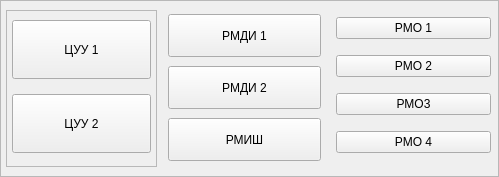
<ui version="4.0" >
 <class>ResFrame</class>
 <widget class="QFrame" name="ResFrame" >
  <property name="geometry" >
   <rect>
    <x>0</x>
    <y>0</y>
    <width>499</width>
    <height>177</height>
   </rect>
  </property>
  <property name="windowTitle" >
   <string>Frame</string>
  </property>
  <property name="frameShape" >
   <enum>QFrame::StyledPanel</enum>
  </property>
  <property name="frameShadow" >
   <enum>QFrame::Raised</enum>
  </property>
  <widget class="QPushButton" name="RmishButton" >
   <property name="geometry" >
    <rect>
     <x>168</x>
     <y>118</y>
     <width>153</width>
     <height>43</height>
    </rect>
   </property>
   <property name="text" >
    <string>РМИШ</string>
   </property>
  </widget>
  <widget class="QPushButton" name="Rmdi2Button" >
   <property name="geometry" >
    <rect>
     <x>168</x>
     <y>66</y>
     <width>153</width>
     <height>43</height>
    </rect>
   </property>
   <property name="text" >
    <string>РМДИ 2</string>
   </property>
  </widget>
  <widget class="QPushButton" name="Rmdi1Button" >
   <property name="geometry" >
    <rect>
     <x>168</x>
     <y>14</y>
     <width>153</width>
     <height>43</height>
    </rect>
   </property>
   <property name="text" >
    <string>РМДИ 1</string>
   </property>
  </widget>
  <widget class="QFrame" name="frame" >
   <property name="geometry" >
    <rect>
     <x>6</x>
     <y>10</y>
     <width>151</width>
     <height>157</height>
    </rect>
   </property>
   <property name="frameShape" >
    <enum>QFrame::StyledPanel</enum>
   </property>
   <property name="frameShadow" >
    <enum>QFrame::Raised</enum>
   </property>
   <widget class="QPushButton" name="CUU2Button" >
    <property name="geometry" >
     <rect>
      <x>6</x>
      <y>84</y>
      <width>139</width>
      <height>59</height>
     </rect>
    </property>
    <property name="text" >
     <string>ЦУУ 2</string>
    </property>
   </widget>
   <widget class="QPushButton" name="CUU1Button" >
    <property name="geometry" >
     <rect>
      <x>6</x>
      <y>10</y>
      <width>139</width>
      <height>59</height>
     </rect>
    </property>
    <property name="text" >
     <string>ЦУУ 1</string>
    </property>
   </widget>
  </widget>
  <widget class="QWidget" name="verticalLayoutWidget_4" >
   <property name="geometry" >
    <rect>
     <x>336</x>
     <y>8</y>
     <width>155</width>
     <height>157</height>
    </rect>
   </property>
   <layout class="QVBoxLayout" >
    <property name="margin" >
     <number>0</number>
    </property>
    <property name="spacing" >
     <number>7</number>
    </property>
    <item>
     <widget class="QPushButton" name="Rmo1Button" >
      <property name="text" >
       <string>РМО 1</string>
      </property>
     </widget>
    </item>
    <item>
     <widget class="QPushButton" name="Rmo2Button" >
      <property name="text" >
       <string>РМО 2</string>
      </property>
     </widget>
    </item>
    <item>
     <widget class="QPushButton" name="Rmo3Button" >
      <property name="text" >
       <string>РМО3</string>
      </property>
     </widget>
    </item>
    <item>
     <widget class="QPushButton" name="Rmo4Button" >
      <property name="text" >
       <string>РМО 4</string>
      </property>
     </widget>
    </item>
   </layout>
  </widget>
 </widget>
 <resources/>
 <connections/>
</ui>
